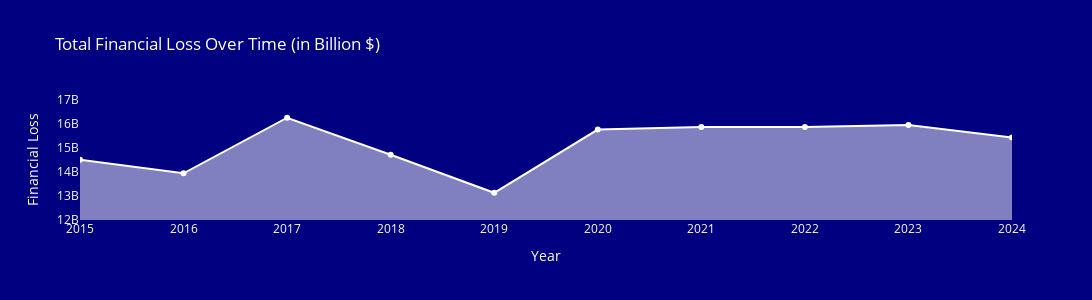

Write notebook code for a chart like this one.
### Code cell
# AREA CHART OF TOTAL FINANCIAL LOSS OVER TIME
fig_financial_loss_annual = px.area(df_financial_loss_annual, x='Year', y='Financial Loss', 
                                    title= "<span style='color:white;'>Total Financial Loss Over Time (in Billion $)</span>",
                                    markers=True, color_discrete_sequence=['white'],
                                    width=1250, height=300)
fig_financial_loss_annual.update_layout(plot_bgcolor='Navy', paper_bgcolor='Navy',
                                       yaxis=dict(range=[12000000000,17000000000], showgrid=False),
                                       xaxis=dict(showgrid=False), font=dict(color='white'))

fig_financial_loss_annual.show()

fig_financial_loss_annual.write_image("fig_financial_loss_annual.png")

### Figure 1 — Plotly figure (JSON) as saved in the notebook; plotly's stock layout.template omitted (floating-point values rounded to 4 significant figures)
{"data": [{"fillpattern": {"shape": ""}, "hovertemplate": "Year=%{x}<br>Financial Loss=%{y}<extra></extra>", "legendgroup": "", "line": {"color": "white"}, "marker": {"symbol": "circle"}, "mode": "lines+markers", "name": "", "orientation": "v", "showlegend": false, "stackgroup": "1", "type": "scatter", "x": ["2015", "2016", "2017", "2018", "2019", "2020", "2021", "2022", "2023", "2024"], "xaxis": "x", "y": [14510000000.0, 13950000000.0, 16260000000.0, 14720000000.0, 13130000000.0, 15770000000.0, 15870000000.0, 15870000000.0, 15960000000.0, 15430000000.0], "yaxis": "y"}], "layout": {"font": {"color": "white"}, "height": 300, "legend": {"tracegroupgap": 0}, "paper_bgcolor": "Navy", "plot_bgcolor": "Navy", "title": {"text": "<span style='color:white;'>Total Financial Loss Over Time (in Billion $)</span>"}, "width": 1250, "xaxis": {"anchor": "y", "autorange": true, "domain": [0, 1], "range": [0, 9], "showgrid": false, "title": {"text": "Year"}, "type": "category"}, "yaxis": {"anchor": "x", "domain": [0, 1], "range": [12000000000, 17000000000], "showgrid": false, "title": {"text": "Financial Loss"}, "type": "linear"}}}
